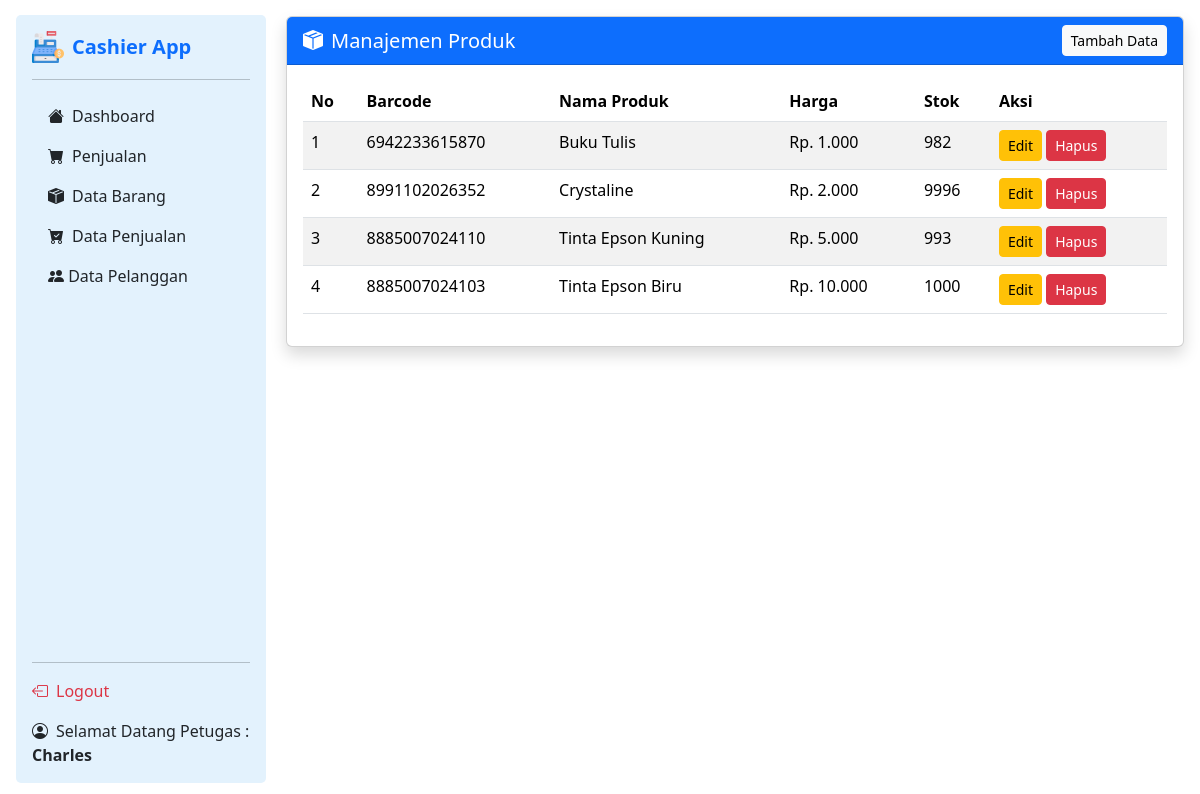
The app's page /pages/data-barang.php (signed in) with its own data.
### tables this page shows
CREATE TABLE `petugas` (
  `id_petugas` int(11) NOT NULL,
  `nama_petugas` varchar(255) NOT NULL,
  `username` text NOT NULL,
  `password` text NOT NULL,
  `level` enum('admin','petugas','','') NOT NULL
);

CREATE TABLE `produk` (
  `id` int(11) NOT NULL,
  `ProdukID` varchar(255) NOT NULL,
  `NamaProduk` varchar(255) NOT NULL,
  `Harga` decimal(10,2) NOT NULL,
  `Stok` int(11) NOT NULL
);

### pages/data-barang.php (the view, shortened to what this page needs)
<?php
include '../config/koneksi.php';
?>
<!DOCTYPE html>
<html lang="en">
<head>
</head>
<body>
<?php
    if ($_SESSION['level'] === 'admin') {
        include '../config/sidebar-admin.php';
    } elseif ($_SESSION['level'] === 'petugas') {
        include '../config/sidebar-petugas.php';
    } else {
        echo "Level user tidak dikenal.";
        exit;
    }
    ?>
<div class="main-content flex-grow-1 p-3" style="margin-left: 270px; padding: 2rem";>
    <div class="card shadow rounded">
        <div class="card-header bg-primary text-white d-flex justify-content-between align-items-center">
            <h5 class="mb-0"><i class="bi bi-box-seam-fill me-2"></i>Manajemen Produk</h5>
            <button type="button" class="btn btn-light btn-sm" data-bs-toggle="modal" data-bs-target="#tambah-data">Tambah Data</button>
        </div>
        <div class="card-body">
            <div class="table-responsive">
                <table class="table table-striped table-hover">
                    <thead class="table" style="background-color: #e3f2fd;">
                        <tr>
                            <th>No</th>
                            <th>Barcode</th>
                            <th>Nama Produk</th>
                            <th>Harga</th>
                            <th>Stok</th>
                            <th>Aksi</th>
                        </tr>
                    </thead>
                    <tbody>
                        <?php
                        include '../config/koneksi.php';
                        $no = 1;
                        $data = mysqli_query($conn, "SELECT * FROM produk");
                        while ($d = mysqli_fetch_array($data)) { ?>
                            <tr>
                                <td><?php echo $no++; ?></td>
                                <td><?php echo $d['ProdukID']; ?></td>
                                <td><?php echo $d['NamaProduk']; ?></td>
                                <td>Rp. <?php echo number_format($d['Harga'], 0, ',', '.'); ?></td>
                                <td><?php echo $d['Stok']; ?></td>
                                <td>
                                    <button type="button" class="btn btn-warning btn-sm" data-bs-toggle="modal" data-bs-target="#edit-data<?php echo $d['ProdukID']; ?>">Edit</button>
                                    <button type="button" class="btn btn-danger btn-sm" data-bs-toggle="modal" data-bs-target="#hapus-data<?php echo $d['ProdukID']; ?>">Hapus</button>
                                </td>
                            </tr>
                        <?php } ?>
                    </tbody>
                </table>
            </div>
        </div>
    </div>
</div>
</body>
<link href="https://cdn.jsdelivr.net/npm/bootstrap@5.3.3/dist/css/bootstrap.min.css" rel="stylesheet">
</html>

### config/sidebar-petugas.php (shortened to what this page needs)
<?php
include 'koneksi.php';
$nama_petugas = '';
if (!empty($_SESSION['username'])) {
    $username = $_SESSION['username'];
    $nama_petugas = mysqli_fetch_assoc(mysqli_query($conn, "SELECT nama_petugas FROM petugas WHERE username = '$username'"))['nama_petugas'] ?? '';
}
?>
<link rel="stylesheet" href="../css/sidebar.css">
<div class="sidebar floating-sidebar d-flex flex-column p-3">
  <a href="#" class="d-flex align-items-center mb-3 mb-md-0 me-md-auto text-decoration-none">
    <img src="../assets/kasir-32x32.png" alt="Logo" width="32" height="32" class="me-2">
    <span class="fs-5 fw-semibold text-primary">Cashier App</span>
  </a>
  <hr>
  <ul class="nav nav-pills flex-column mb-auto">
    <li><a href="dashboard.php" class="nav-link text-dark"><i class="bi bi-house-fill me-2"></i>Dashboard</a></li>
    <li><a href="penjualan.php" class="nav-link text-dark"><i class="bi bi-cart-fill me-2"></i>Penjualan</a></li>
    <li><a href="data-barang.php" class="nav-link text-dark"><i class="bi bi-box-seam-fill me-2"></i>Data Barang</a></li>
    <li><a href="data-penjualan.php" class="nav-link text-dark"><i class="bi bi-cart-check-fill me-2"></i>Data Penjualan</a></li>
    <li><a href="data-pelanggan.php" class="nav-link text-dark"><i class="bi bi-people-fill"></i></i> Data Pelanggan</a></li>
  </ul>
  <hr>
  <a href="../config/logout.php" class="text-danger text-decoration-none"><i class="bi bi-box-arrow-left me-2"></i>Logout</a>
  <div class="mt-3 text-dark">
    <i class="bi bi-person-circle me-2"></i>Selamat Datang Petugas : <strong><?= htmlspecialchars($nama_petugas ?? '') ?></strong>
  </div>
</div>
<link href="https://cdn.jsdelivr.net/npm/bootstrap@5.3.3/dist/css/bootstrap.min.css" rel="stylesheet">
<link rel="stylesheet" href="https://cdn.jsdelivr.net/npm/bootstrap-icons@1.11.3/font/bootstrap-icons.min.css">

### css/sidebar.css (style rules this page uses)
body { min-height: 100vh; display: flex; flex-direction: row; }
.floating-sidebar { position: fixed; top: 15px; left: 1rem; width: 250px; height: 96vh; background-color: #e3f2fd; border-radius: 5px; z-index: 1050; overflow-y: auto; }
.floating-sidebar .nav-link { border-radius: 10px; transition: background-color 0.2s; }
.sidebar .nav-link { color: #000; }

### records on screen
petugas: nama_petugas "Charles"
produk: ProdukID "6942233615870", NamaProduk "Buku Tulis", Harga "1.000", Stok "982"
produk: ProdukID "8991102026352", NamaProduk "Crystaline", Harga "2.000", Stok "9996"
produk: ProdukID "8885007024110", NamaProduk "Tinta Epson Kuning", Harga "5.000", Stok "993"
produk: ProdukID "8885007024103", NamaProduk "Tinta Epson Biru", Harga "10.000", Stok "1000"
